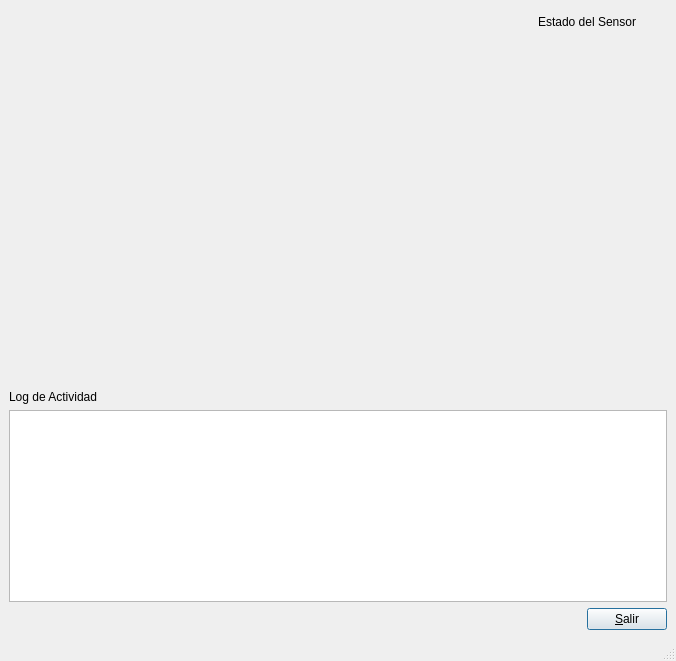
<?xml version="1.0" encoding="UTF-8"?>
<ui version="4.0">
 <class>frmMain</class>
 <widget class="QMainWindow" name="frmMain">
  <property name="geometry">
   <rect>
    <x>0</x>
    <y>0</y>
    <width>676</width>
    <height>661</height>
   </rect>
  </property>
  <property name="windowTitle">
   <string>Visor de Trendings</string>
  </property>
  <widget class="QWidget" name="centralwidget">
   <layout class="QVBoxLayout" name="verticalLayout_2" stretch="0,1,0">
    <item>
     <layout class="QHBoxLayout" name="horizontalLayout">
      <item>
       <spacer name="horizontalSpacer_2">
        <property name="orientation">
         <enum>Qt::Horizontal</enum>
        </property>
        <property name="sizeHint" stdset="0">
         <size>
          <width>40</width>
          <height>20</height>
         </size>
        </property>
       </spacer>
      </item>
      <item>
       <widget class="QLabel" name="label_2">
        <property name="text">
         <string>Estado del Sensor</string>
        </property>
       </widget>
      </item>
      <item>
       <widget class="QLabel" name="lblSensorStatus">
        <property name="minimumSize">
         <size>
          <width>25</width>
          <height>25</height>
         </size>
        </property>
        <property name="maximumSize">
         <size>
          <width>25</width>
          <height>25</height>
         </size>
        </property>
        <property name="text">
         <string/>
        </property>
        <property name="pixmap">
         <pixmap>:/imagenes/images/led_r_1.png</pixmap>
        </property>
        <property name="scaledContents">
         <bool>true</bool>
        </property>
        <property name="alignment">
         <set>Qt::AlignCenter</set>
        </property>
       </widget>
      </item>
     </layout>
    </item>
    <item>
     <layout class="QVBoxLayout" name="verticalLayout" stretch="1,0,0">
      <item>
       <widget class="QwtPlot" name="trendViewer"/>
      </item>
      <item>
       <widget class="QLabel" name="label">
        <property name="text">
         <string>Log de Actividad</string>
        </property>
       </widget>
      </item>
      <item>
       <widget class="QTextEdit" name="logger">
        <property name="font">
         <font>
          <pointsize>8</pointsize>
         </font>
        </property>
       </widget>
      </item>
     </layout>
    </item>
    <item>
     <layout class="QHBoxLayout" name="horizontalLayout_2">
      <item>
       <spacer name="horizontalSpacer">
        <property name="orientation">
         <enum>Qt::Horizontal</enum>
        </property>
        <property name="sizeHint" stdset="0">
         <size>
          <width>40</width>
          <height>20</height>
         </size>
        </property>
       </spacer>
      </item>
      <item>
       <widget class="QPushButton" name="btnSalir">
        <property name="text">
         <string>&amp;Salir</string>
        </property>
        <property name="default">
         <bool>true</bool>
        </property>
       </widget>
      </item>
     </layout>
    </item>
   </layout>
  </widget>
  <widget class="QMenuBar" name="menubar">
   <property name="geometry">
    <rect>
     <x>0</x>
     <y>0</y>
     <width>676</width>
     <height>22</height>
    </rect>
   </property>
  </widget>
  <widget class="QStatusBar" name="statusbar"/>
 </widget>
 <customwidgets>
  <customwidget>
   <class>QwtPlot</class>
   <extends>QFrame</extends>
   <header>qwt_plot.h</header>
  </customwidget>
 </customwidgets>
 <resources/>
 <connections/>
</ui>
